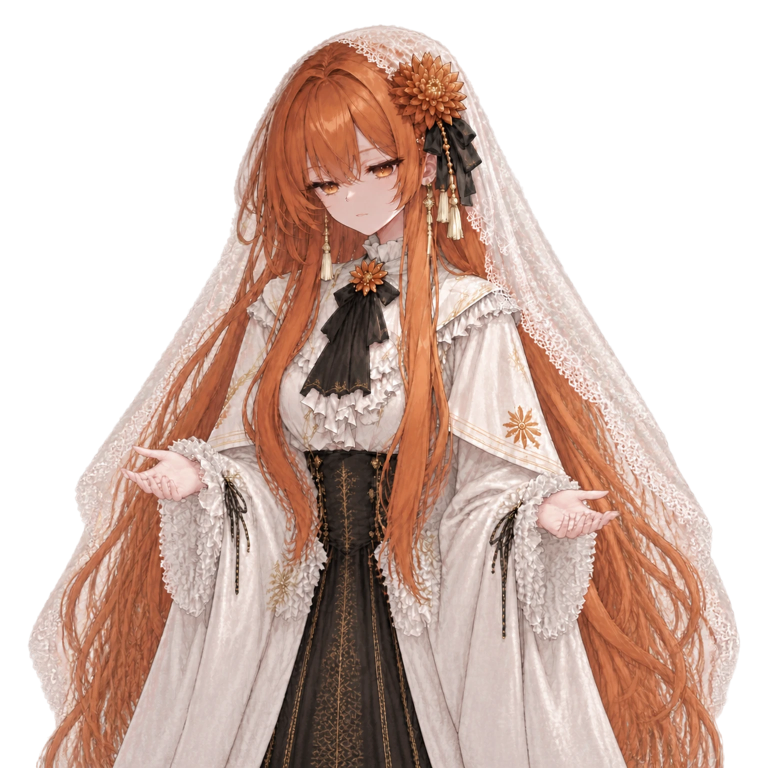
#> input picture web/assets/char-redrawn/claude/hollow.webp, 1536 x 1536 px (shown at 1/2 size)
$ python prepare-sprite.py --src ../../../web/assets/char-redrawn/claude/hollow.webp --out out.png
#> lines starting #> are read from the running program, lines starting #| are printed output that depends on the picture; after the words box and inside, x2 and y2 are one past the last pixel; in counts of white or black regions, pixels touching at a corner belong together
#> in prepare, image is the input picture: PIL image 1536x1536 RGBA; mean R, G, B, A 111.1, 88.5, 79.2, 149.5
#!/usr/bin/env python3
"""Offline alpha/flood cutout, contain fitting and source-edge inspection. No model downloads."""
import argparse
from collections import deque
import json
from pathlib import Path
from statistics import median
from PIL import Image


def flood_cutout(image, tolerance=38, key=None):
    image = image.convert("RGBA")
    width, height = image.size
    pixels = image.load()
    if key is None:
        border = [pixels[x, y][:3] for x in range(width) for y in {0, height-1}]
        border += [pixels[x, y][:3] for y in range(height) for x in {0, width-1}]
        key = tuple(int(median(c[i] for c in border)) for i in range(3))
    seen, queue = bytearray(width * height), deque()
    def add(x, y):
        index = y * width + x
        if seen[index]:
            return
        seen[index] = 1
        pixel = pixels[x, y]
        # Python integer distances avoid an array dependency and retain exact channel differences.
        if sum((pixel[i] - key[i]) ** 2 for i in range(3)) <= tolerance ** 2:
            queue.append((x, y))
    for x in range(width):
        add(x, 0); add(x, height-1)
    for y in range(height):
        add(0, y); add(width-1, y)
    while queue:
        x, y = queue.popleft()
        pixels[x, y] = (*pixels[x, y][:3], 0)
        if x: add(x-1, y)
        if y: add(x, y-1)
        if x+1 < width: add(x+1, y)
        if y+1 < height: add(x, y+1)
    return image


def inspect_edges(image, margin=2, threshold=16):
#> called with margin = 2, threshold = 16
    mask = image.getchannel("A").point(lambda a: 255 if a > threshold else 0)
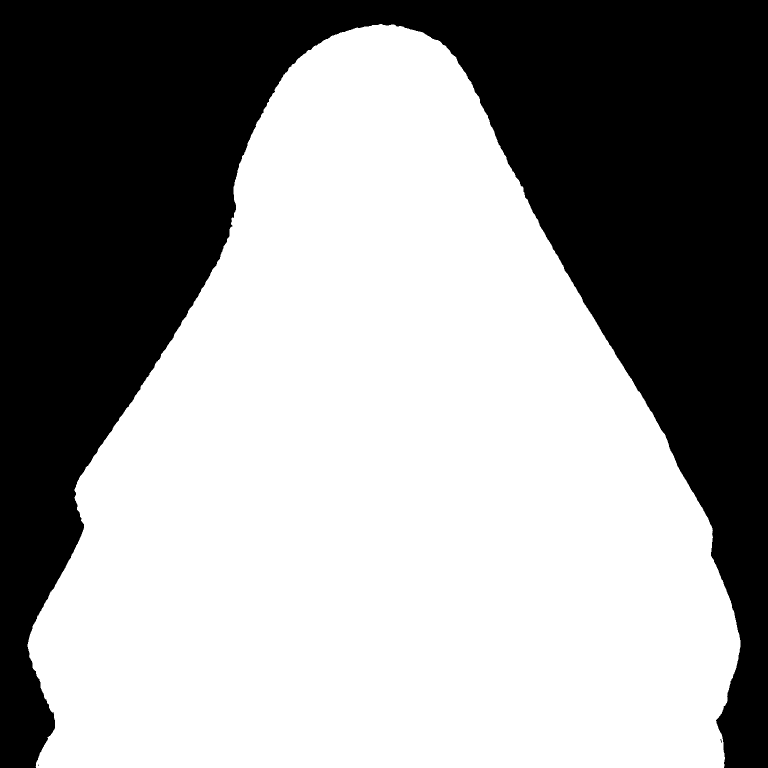
#> mask: PIL image 1536x1536 L (shown at 1/2 size); 59.8% white; 3 black regions (2 under 20 px), largest, box (x1, y1, x2, y2) and area: (0, 0, 1536, 1536) 948655
    bbox = mask.getbbox()
#> bbox = (55, 48, 1481, 1536)
    if bbox is None:
        raise ValueError("没有可见主体")
    width, height = image.size
#> width = 1536; height = 1536
    return {"bbox": list(bbox), "top": bbox[1] < margin, "left": bbox[0] < margin,
            "right": bbox[2] > width-margin, "bottom": bbox[3] > height-margin}


def prepare(source, output, width=1024, height=1400, padding=32, mode="alpha", tolerance=38, key=None, margin=2, bottom_padding=None):
    source, output = Path(source).resolve(), Path(output).resolve()
    bottom_padding = padding if bottom_padding is None else bottom_padding
    if source == output:
        raise ValueError("输出不得覆盖原始图")
    if min(width, height) <= 0 or padding < 0 or bottom_padding < 0 or width <= 2*padding or height <= padding+bottom_padding or not 0 <= tolerance <= 442 or margin < 1:
        raise ValueError("无效画布/留边/容差参数")
    if output.suffix.lower() not in {".png", ".webp"}:
        raise ValueError("透明输出必须使用 PNG 或 WebP")
    image = Image.open(source).convert("RGBA")
    if mode == "flood":
        image = flood_cutout(image, tolerance, key)
    elif image.getchannel("A").getextrema()[0] == 255:
        raise ValueError("输入没有透明区域；纯色背景请显式使用 --mode flood，并人工检查头发与道具")
    # Inspect BEFORE adding canvas margins: added padding cannot repair missing anatomy/hair.
    edges = inspect_edges(image, margin)
#> edges = {'bbox': [55, 48, 1481, 1536], 'top': False, 'left': False, 'right': False, 'bottom': True}
    subject = image.crop(image.getchannel("A").getbbox())
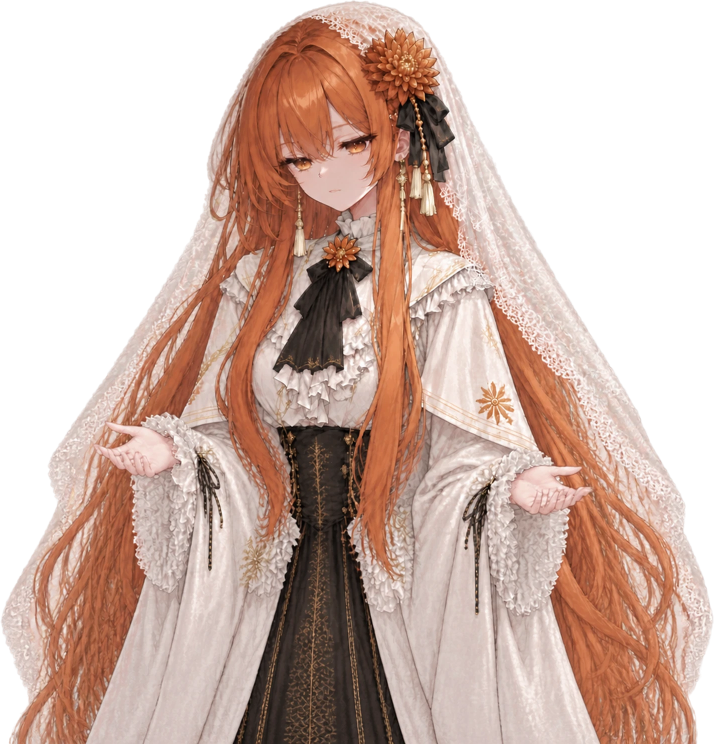
#> subject: PIL image 1427x1488 RGBA (shown at 1/2 size); mean R, G, B, A 123.5, 98.3, 87.9, 166.1; transparent parts drawn white
    ratio = min((width-2*padding)/subject.width, (height-padding-bottom_padding)/subject.height)
#> ratio = 0.673
    size = (max(1, round(subject.width*ratio)), max(1, round(subject.height*ratio)))
#> size = (960, 1001)
    subject = subject.resize(size, Image.Resampling.LANCZOS)
#> subject: PIL image 960x1001 RGBA
    canvas = Image.new("RGBA", (width, height))
#> canvas: PIL image 1024x1400 RGBA; every value is 0
    # alpha_composite preserves partial alpha. paste(..., mask=subject) would square it.
    canvas.alpha_composite(subject, ((width-subject.width)//2, height-bottom_padding-subject.height))
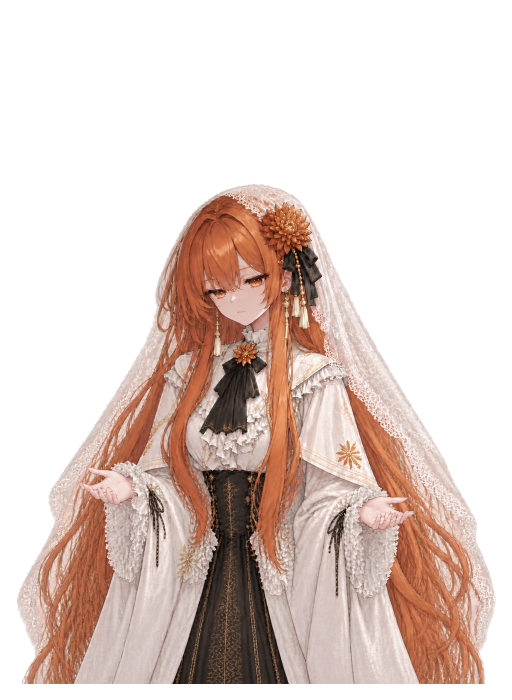
#> canvas: PIL image 1024x1400 RGBA (shown at 1/2 size); mean R, G, B, A 81.7, 64.9, 58, 111.3; transparent parts drawn white
    output.parent.mkdir(parents=True, exist_ok=True)
    if output.suffix.lower() == ".webp":
        canvas.save(output, "WEBP", lossless=True)
    else:
        canvas.save(output, "PNG")
    return {"out": str(output), "size": [width, height], "subject_size": list(size), "source_edges": edges,
            "needs_redraw_review": any(edges[side] for side in ("top", "left", "right")),
            "note": "贴边仅是风险提示；透明留边不代表发丝、头纱、手或道具已完整。半身底部可有意截断。"}


def main():
    parser = argparse.ArgumentParser(description=__doc__)
    parser.add_argument("--src", required=True); parser.add_argument("--out", required=True)
    parser.add_argument("--width", type=int, default=1024); parser.add_argument("--height", type=int, default=1400)
    parser.add_argument("--padding", type=int, default=32)
    parser.add_argument("--bottom-padding", type=int, help="底部单独留边；半身图可用 0 将有意截断的下摆对齐舞台底线")
    parser.add_argument("--mode", choices=["alpha", "flood"], default="alpha")
    parser.add_argument("--tolerance", type=int, default=38)
    parser.add_argument("--key", help="Explicit solid background hex RGB, e.g. #ff00ff")
    parser.add_argument("--edge-margin", type=int, default=2)
    parser.add_argument("--fail-on-edge", action="store_true")
    args = parser.parse_args()
    key = tuple(bytes.fromhex(args.key.lstrip("#"))) if args.key else None
    if key is not None and len(key) != 3:
        parser.error("--key 必须是 6 位 RGB")
    result = prepare(args.src, args.out, args.width, args.height, args.padding, args.mode, args.tolerance, key, args.edge_margin, args.bottom_padding)
#> result = 6 items
    print(json.dumps(result, ensure_ascii=False))
#> (printed output is left out)
    return 2 if args.fail_on_edge and result["needs_redraw_review"] else 0

if __name__ == "__main__":
    raise SystemExit(main())
#> (the program exits here)

$ run again, on web/assets/char-redrawn/claude/smile.webp
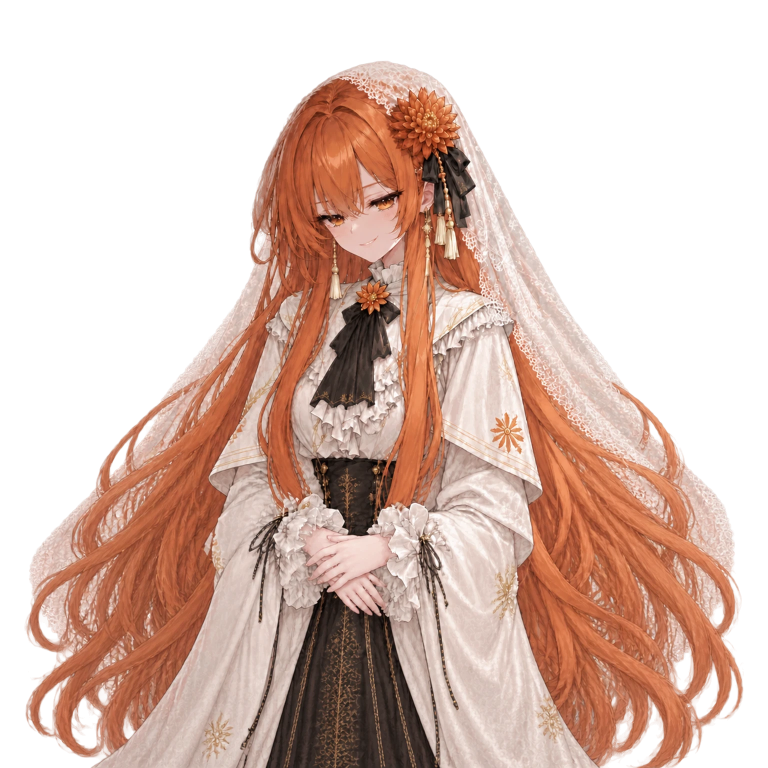
#> input picture web/assets/char-redrawn/claude/smile.webp, 1536 x 1536 px (shown at 1/2 size)
#> in prepare, image is the input picture: PIL image 1536x1536 RGBA; mean R, G, B, A 106.2, 78.6, 67.5, 137.2
#> in inspect_edges, `mask = image.getchannel("A").point(lambda a: 255 if a > threshold else..`:
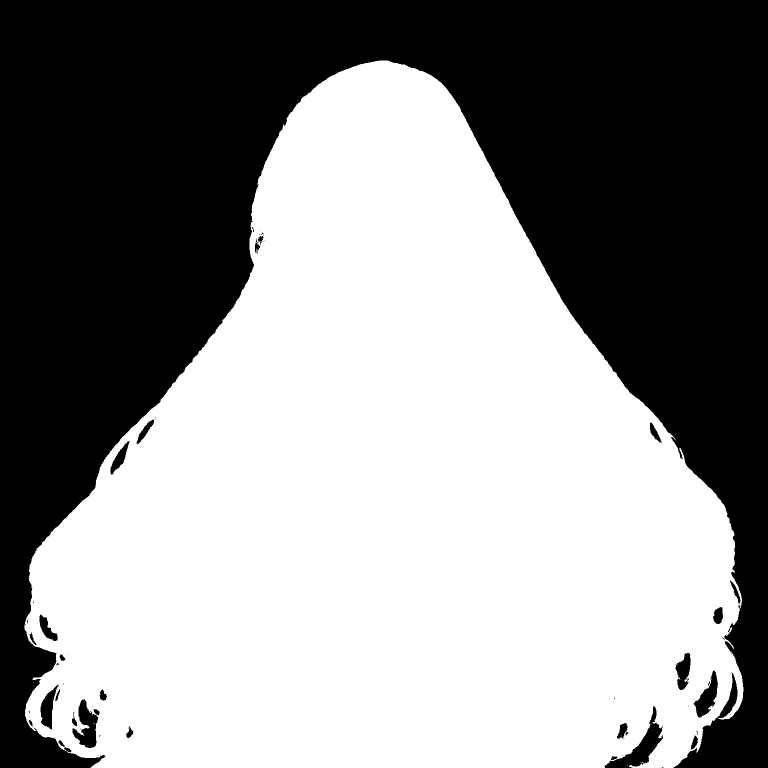
#> mask: PIL image 1536x1536 L (shown at 1/2 size); 55.7% white; 64 black regions (38 under 20 px), largest, box (x1, y1, x2, y2) and area: (0, 0, 1536, 1536) 1028314, (1209, 1412, 1326, 1536) 3955, (145, 1399, 196, 1496) 2625
#> bbox = (49, 121, 1487, 1536)
#> edges = {'bbox': [49, 121, 1487, 1536], 'top': False, 'left': False, 'right': False, 'bottom': True}
#> in prepare, `canvas.alpha_composite(subject, ((width-subject.width)//2, height-bott..`:
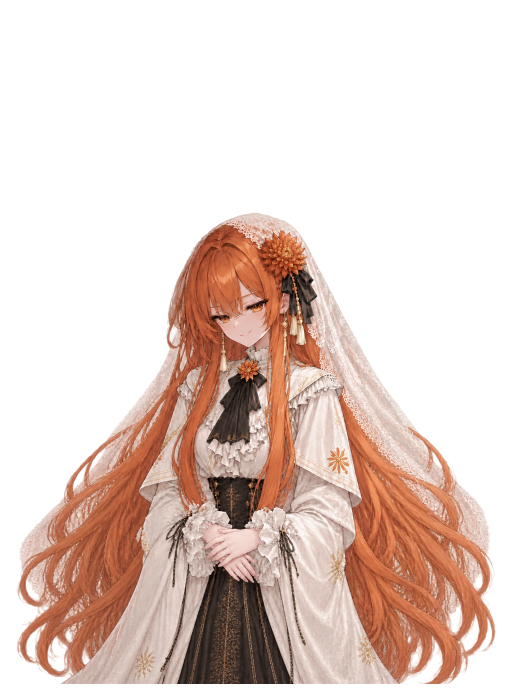
#> canvas: PIL image 1024x1400 RGBA (shown at 1/2 size); mean R, G, B, A 76.4, 56.3, 48.3, 100.3; transparent parts drawn white
#> result = 6 items
#> (printed output is left out)
